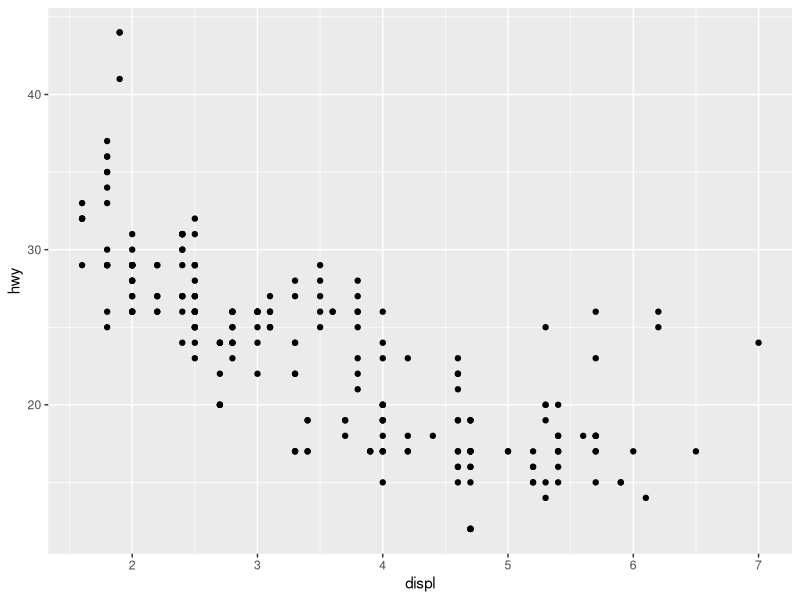
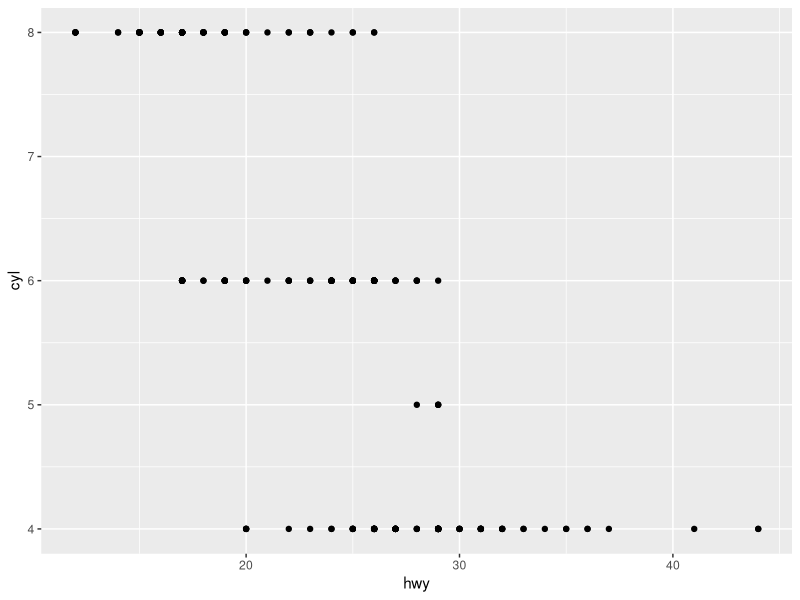
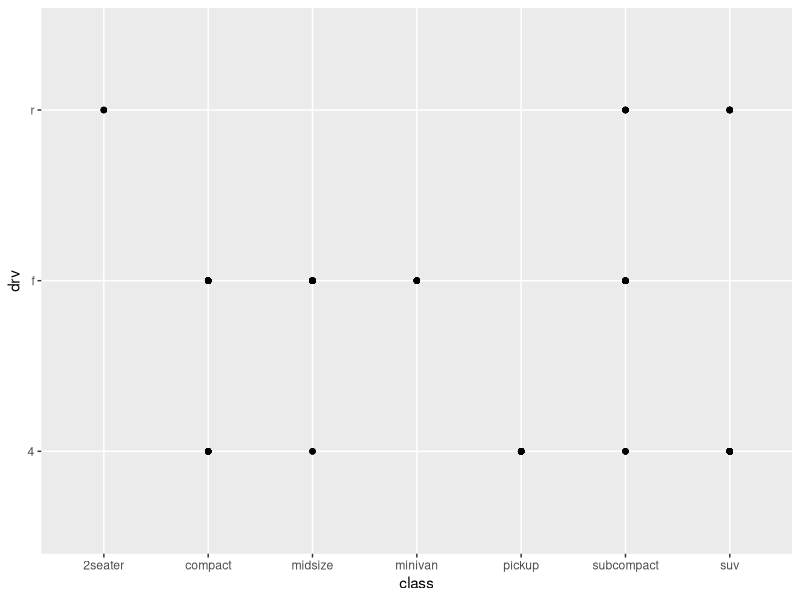
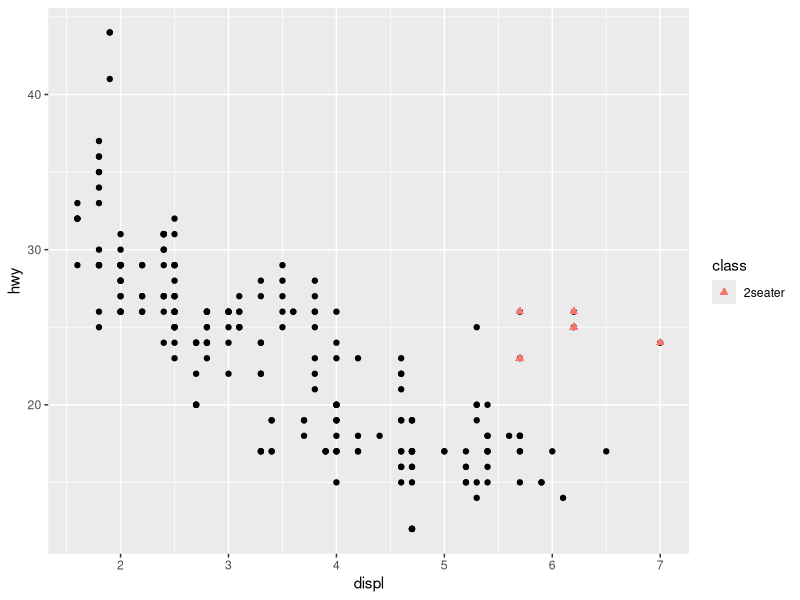
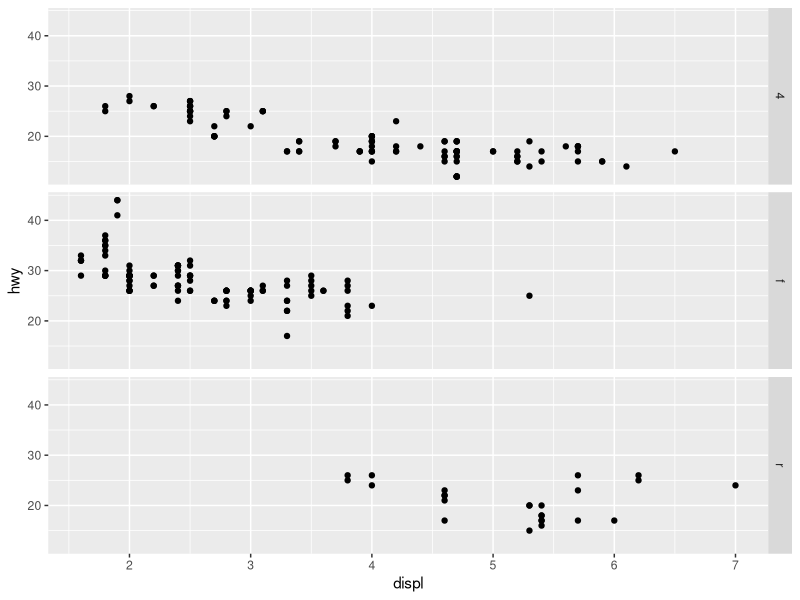
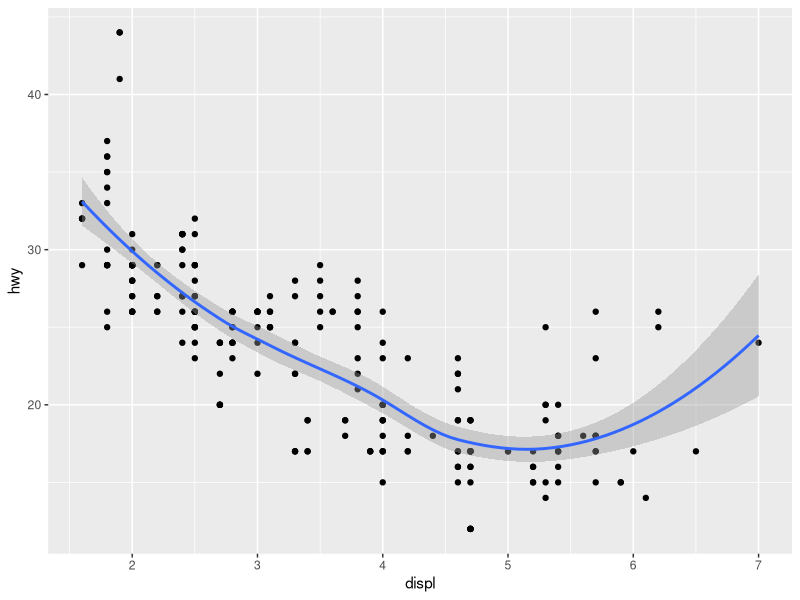
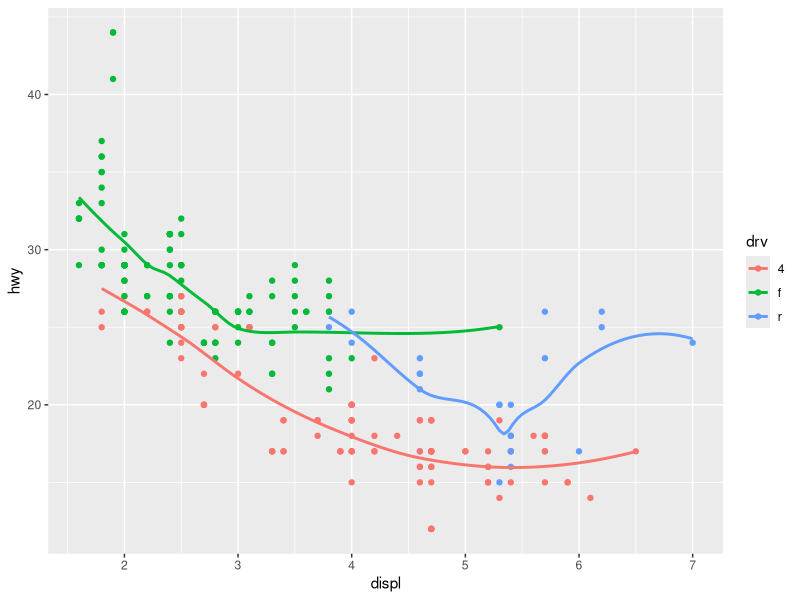

Recreate these plots in R, in order.
## ---- chunk 1
knitr::opts_chunk$set(echo = TRUE)
## ---- chunk 2
library(tidyverse)

ggplot(data = mpg) +
    geom_point(mapping = aes(x = displ, y = hwy))
## ---- chunk 3
x <- "hello"
## ---- chunk 4
ggplot(data = mpg) +
    geom_point(mapping = aes(x = hwy, y = cyl))
## ---- chunk 5
ggplot(mpg) +
    geom_point(aes(class, drv))
## ---- chunk 6
two_seater <- mpg %>% 
    filter(class == "2seater")
two_seater

## ---- chunk 7
ggplot(data = two_seater) +
    geom_point(mapping = aes(x = displ, y = hwy), data = mpg) +
    geom_point(mapping = aes(x = displ, y = hwy, color = class), shape = 17, size = 2)
## ---- chunk 8
ggplot(data = mpg) + 
  geom_point(mapping = aes(x = displ, y = hwy)) + 
  facet_grid(drv ~ .)
## ---- chunk 9
ggplot(data = mpg, mapping = aes(x = displ, y = hwy)) + 
  geom_point() + 
  geom_smooth()
## ---- chunk 10
ggplot(data = mpg, mapping = aes(x = displ, y = hwy, color = drv)) + 
  geom_point() + 
  geom_smooth(se = FALSE)
